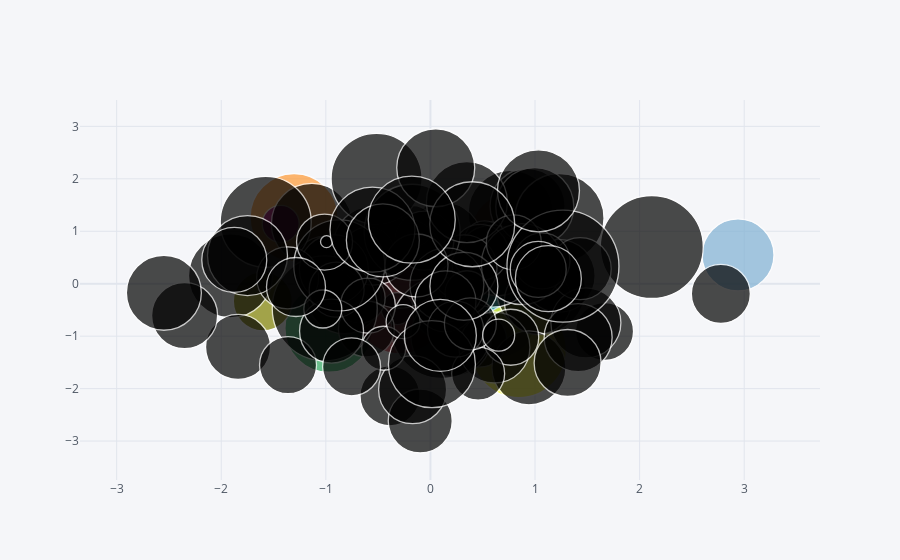

Source (notebook cell):
### Markdown cell above
## Scatter

### Code cell
df.iplot(kind='bubble',x='A',y='B',size='C')
